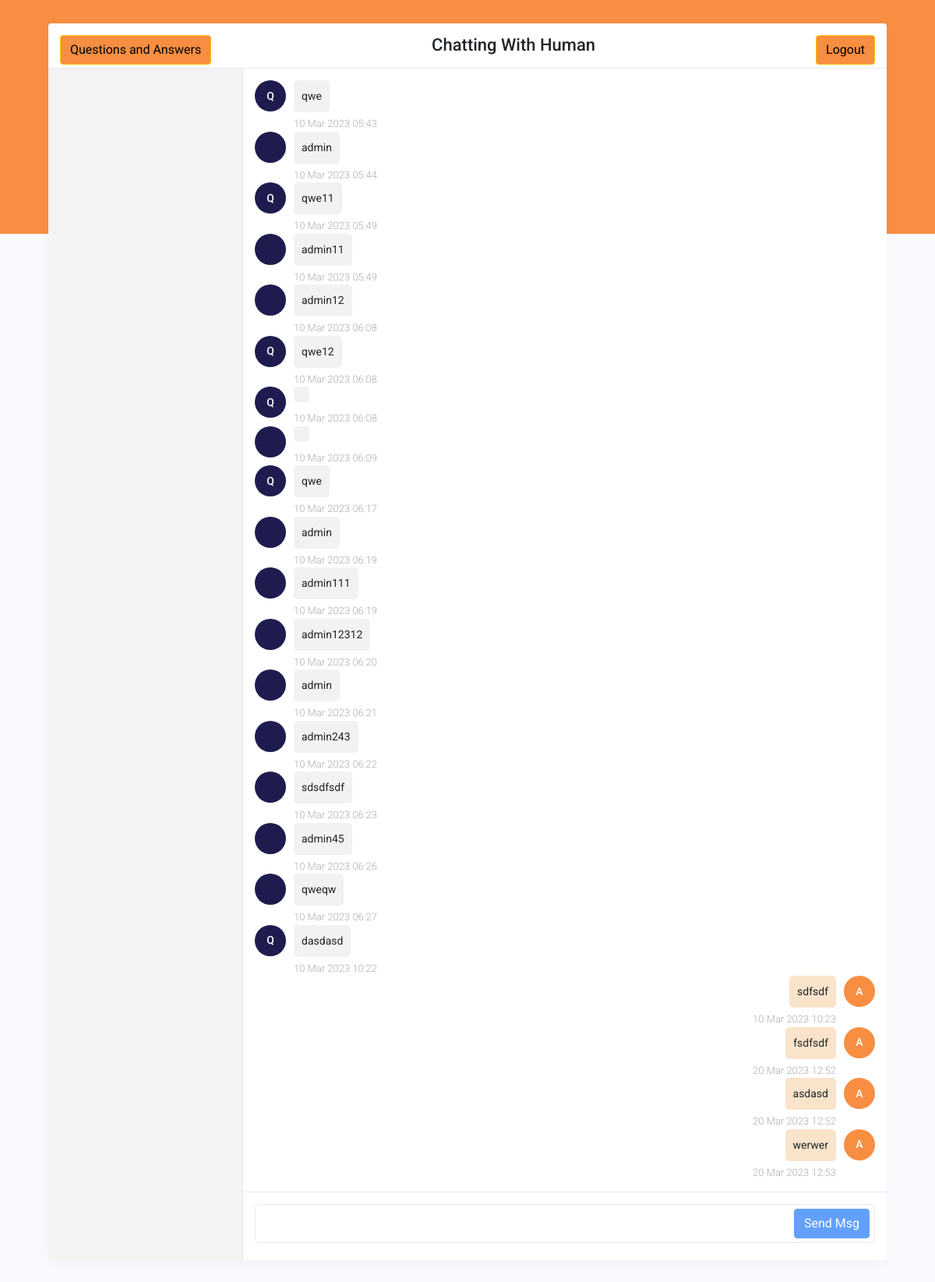
Screenshot of /chat/with-human/ee524d7a-32f6-4e23-8537-a46d1159eb53/ (signed in) with the database file from the repository.
### adminpanel/models.py (models this page shows, shortened)
class HumanChatData(models.Model):
    room = models.ForeignKey(HumanChatRoom, on_delete=models.CASCADE)
    sender = models.ForeignKey(User, on_delete=models.CASCADE, related_name="sender_user", null=True)
    reciever = models.ForeignKey(User, on_delete=models.CASCADE, related_name="reciever_user", null=True, blank=True)
    message = models.TextField(null=True)
    created_at = models.DateTimeField(auto_now_add=True)

class User(AbstractUser):
    username = models.CharField(max_length=255, null=True, blank=True)
    email = models.EmailField(unique=True)
    slug = models.CharField(max_length=50, unique=True, default=uuid.uuid4)
    USERNAME_FIELD = "email"
    REQUIRED_FIELDS = []
    objects = UserManager()

### chat_support/views.py (the view)
# urls.py: path('chat/with-human/<str:room_slug>/', views.chat_with_human, name="chat_with_human"),
@login_required(login_url="chat_support_login")
def chat_with_human(request, room_slug):
    template_name = "chat-support/chat/with-human.html"
    try:
        chat_room = HumanChatRoom.objects.get(slug=room_slug)
        chat_data = HumanChatData.objects.filter(room_id=chat_room.id).order_by('created_at')
        questions_and_answers = QuestionAnswer.objects.filter(is_active=True)
        return render(request, template_name, {'chat_room': chat_room, 'chat_data': chat_data, 'questions_and_answers': questions_and_answers})
    except HumanChatRoom.DoesNotExist:
        return redirect('chat_options')

### templates/chat-support/chat/with-human.html (shortened to what this page needs)
{% load static %}
<!DOCTYPE html>
<html lang="en">
<head>
    <link rel="stylesheet" href="{% static 'chat-support/css/bootstrap.min.css' %}">
    <link href="{% static 'chat-support/css/style.css' %}" rel="stylesheet">
</head>
<body>
    <div class="container">
        <div class="main-section">
            <div class="main-section-wrap">
                <div class="chat-main-sec">
                    <div class="chat-head" style="text-align: center;">
                        {% if request.user.is_staff %}
                        <a href="{% url 'question_and_answer_list' %}" class="btn btn-warning" style="float: left; background-color: #f78e42;">Questions and Answers</a>
                        {% endif %}
                        <h3 class="heading" style="display: inline;">Chatting With Human</h3>
                        <a href="{% url 'chat_support_logout' %}" class="btn btn-warning"
                            style="float: right; background-color: #f78e42;">Logout</a>
                    </div>
                    <div class="chat-main-sec-inner">
                        {% if request.user.is_staff %}
                        <div class="chat-sidebar-l">
                        </div>
                        {% endif %}
                        <div class="chatbar-r {% if not request.user.is_staff %}ps-0{% endif %}">
                            <div class="chat-section">
                                {% for data in chat_data %}
                                {% if request.user.id == data.sender_id %}
                                <div class="chat-detail sender-chat-detail">
                                    <div class="sender-section message-section">
                                        <div class="message-section-in">
                                            <div class="chat-box">
                                                <div class="chat-box-in">
                                                    <p class="chat-message">{{ data.message }}</p>
                                                </div>
                                                <div class="time-info">
                                                    <span>{{ data.created_at|date:'d M Y' }}</span>
                                                    <span>{{ data.created_at|date:'h:i' }}</span>
                                                </div>
                                            </div>
                                            <div class="person-name">
                                                {{ data.sender.first_name|first }}
                                            </div>
                                        </div>
                                    </div>
                                </div>
                                {% else %}
                                <div class="chat-detail sender-chat-detail">
                                    <div class="reciever-section message-section">
                                        <div class="message-section-in">
                                            <div class="person-name">
                                                {{ data.sender.first_name|first }}
                                            </div>
                                            <div class="chat-box">
                                                <div class="chat-box-in">
                                                    <p class="chat-message">{{ data.message }}</p>
                                                </div>
                                                <div class="time-info">
                                                    <span>{{ data.created_at|date:'d M Y' }}</span>
                                                    <span>{{ data.created_at|date:'h:i' }}</span>
                                                </div>
                                            </div>
                                        </div>
                                    </div>
                                </div>
                                {% endif %}
                                {% endfor %}
                            </div>
                            <div class="input-message-section">
                                <form method="POST" action="">
                                    <textarea name="user_input" id="user-input"></textarea>
                                    <button type="button" id="send-btn" class="btn btn-primary">Send Msg</button>
                                </form>
                            </div>
                        </div>
                    </div>
                </div>
            </div>
        </div>
    </div>
</body>
</html>

### static/chat-support/css/style.css (style rules this page uses)
* { padding:0;margin:0;box-sizing:border-box; }
body,html { margin:0;padding:0;box-sizing:border-box; }
body, html { font-family: 'Roboto', sans-serif;font-weight:400;box-sizing:border-box;background:#f9fafe; }
.container { max-width:1100px }
.main-section { position:relative;padding:30px 0px; z-index: 1 }
.main-section:after { content:"";background:#f78e42;width:100%;position:fixed;left:0;top:0;height:300px;z-index:-1; }
.main-section-wrap { background:#fff;box-shadow:0px 5px 15px rgba(0, 0, 0, 0.03);border-radius:4px }
.chatbar-r { height:calc(100vh - 130px);display:flex;flex-direction:column;flex: 1; padding-left: 250px; }
.chat-section { height: 100%;overflow: auto;padding:15px }
.chat-head { padding:15px;border-bottom:1px solid #e7e9ee; }
.chat-head h3 { margin:0;font-size:22px;text-align:center; }
.input-message-section { padding:15px;border-top:1px solid #e7e9ee;position:relative; }
.input-message-section textarea { width:100%;height:50px;border:1px solid #e7e9ee;padding:12px 10px;border-radius:5px;resize:none; }
.btn-primary { background:#f78e42;border-color:#f78e42; }
.input-message-section .btn { position:absolute;right: 22px;top: 21px; }
.person-name { text-transform: capitalize;min-width: 40px; width:40px;height:40px;background:red;border-radius:50%;display:flex;align-items:center;justify-content:center;color:#fff;font-size:14px;font-weight:500; }
.message-section-in { display:flex;max-width:80%; }
.sender-section .message-section-in { justify-content: end; }
.chat-box-in { font-size:14px; }
.time-info { font-size:13px;color: #aeaeae;font-weight: 300; }
.message-section { display:flex; }
.message-section.sender-section { justify-content:end }
.chat-box { padding-left:10px; }
.sender-section .chat-box { padding-right:10px;padding-left:0;text-align:right; }
.chat-box p { display:inline-block;margin-bottom: 5px; }
.chat-message { background:#F2F2F2;padding:10px;border-radius:5px; }
.sender-section .chat-message { background:#F9E4CB; }
.ai-section .person-name, .reciever-section .person-name { background:#1e1c4f; }
.sender-section .person-name { background:#f78e42; }
.chat-main-sec-inner { display: flex; position: relative; }
.chat-sidebar-l { width: 250px; overflow: auto; background: rgb(221 221 221 / 37%); border-right: 1px solid rgb(221 221 221 / 51%); position: absolute; left: 0; bottom: 0; top: 0; }

### rows the page displays
HumanChatData: sender.first_name|first "Q", message "qwe", created_at "10 Mar 2023", created_at "05:43"
HumanChatData: message "admin", created_at "10 Mar 2023", created_at "05:44"
HumanChatData: sender.first_name|first "Q", message "qwe11", created_at "10 Mar 2023", created_at "05:49"
HumanChatData: message "admin11", created_at "10 Mar 2023", created_at "05:49"
HumanChatData: message "admin12", created_at "10 Mar 2023", created_at "06:08"
HumanChatData: sender.first_name|first "Q", message "qwe12", created_at "10 Mar 2023", created_at "06:08"
HumanChatData: sender.first_name|first "Q", created_at "10 Mar 2023", created_at "06:08"
HumanChatData: created_at "10 Mar 2023", created_at "06:09"
HumanChatData: sender.first_name|first "Q", message "qwe", created_at "10 Mar 2023", created_at "06:17"
HumanChatData: message "admin", created_at "10 Mar 2023", created_at "06:19"
HumanChatData: message "admin111", created_at "10 Mar 2023", created_at "06:19"
HumanChatData: message "admin12312", created_at "10 Mar 2023", created_at "06:20"
HumanChatData: message "admin", created_at "10 Mar 2023", created_at "06:21"
HumanChatData: message "admin243", created_at "10 Mar 2023", created_at "06:22"
HumanChatData: message "sdsdfsdf", created_at "10 Mar 2023", created_at "06:23"
HumanChatData: message "admin45", created_at "10 Mar 2023", created_at "06:26"
HumanChatData: message "qweqw", created_at "10 Mar 2023", created_at "06:27"
HumanChatData: sender.first_name|first "Q", message "dasdasd", created_at "10 Mar 2023", created_at "10:22"
HumanChatData: message "sdfsdf", created_at "10 Mar 2023", created_at "10:23", sender.first_name|first "A"
HumanChatData: message "fsdfsdf", created_at "20 Mar 2023", created_at "12:52", sender.first_name|first "A"
HumanChatData: message "asdasd", created_at "20 Mar 2023", created_at "12:52", sender.first_name|first "A"
HumanChatData: message "werwer", created_at "20 Mar 2023", created_at "12:53", sender.first_name|first "A"
